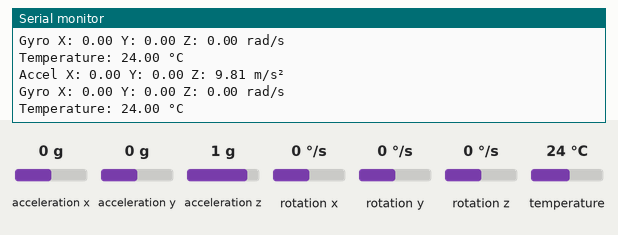
Simulated run of this sketch. Board: Arduino Uno, built with avr-gcc and run on an emulated ATmega328P. On the bench: the last lines printed to the serial monitor. The test bench sets the inputs (shaded band); at power-on: acceleration x 0 g, acceleration y 0 g, acceleration z 1 g, rotation x 0 °/s, rotation y 0 °/s, rotation z 0 °/s, temperature 24 °C.

Above: at 1.3 s.
1.4 s: acceleration x set to -1.4 g
At 2.6 s:
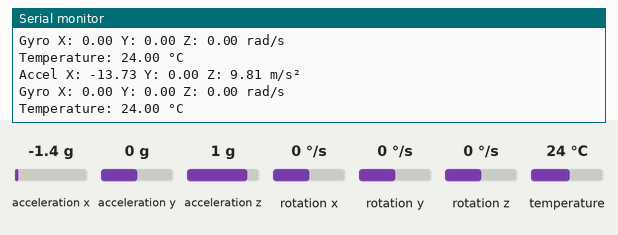
2.9 s: acceleration y set to -1.4 g
At 3.6 s:
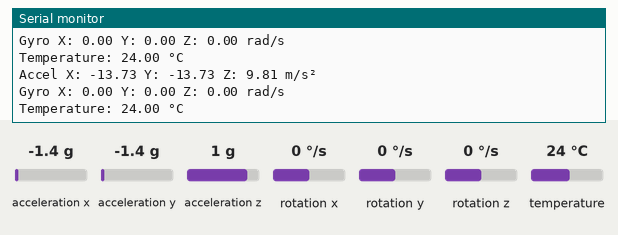
4.4 s: acceleration z set to -1.4 g
At 5.5 s:
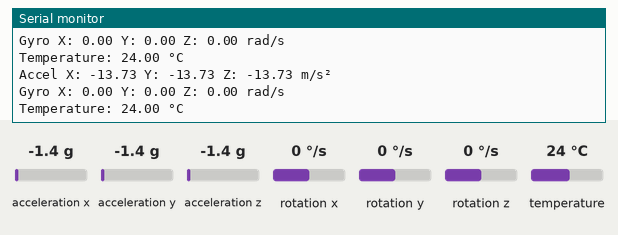
5.9 s: rotation x set to -192 °/s
At 6.5 s:
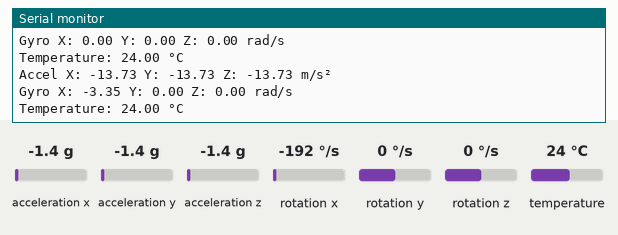
7.4 s: rotation y set to -192 °/s
At 8.5 s:
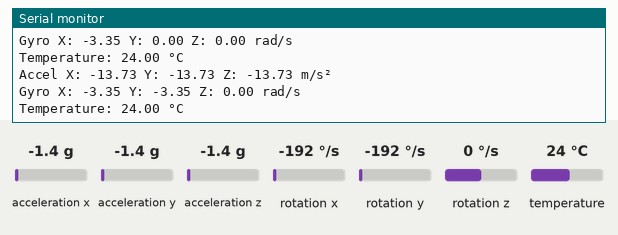

The sketch:

sketch_dec20a_Reading_mpu6050.ino
```cpp
#include <Adafruit_MPU6050.h>
#include <Adafruit_Sensor.h>
#include <Wire.h>

Adafruit_MPU6050 mpu;

void setup(void) {
  Serial.begin(115200);

  if (!mpu.begin()) {
    Serial.println("Failed to find MPU6050 chip");
    while (1) {
      delay(10);
    }
  }

  // Set accelerometer range
  mpu.setAccelerometerRange(MPU6050_RANGE_2_G);

  // Set gyroscope range
  mpu.setGyroRange(MPU6050_RANGE_250_DEG);

  // Set filter bandwidth
  mpu.setFilterBandwidth(MPU6050_BAND_21_HZ);

  delay(100);
}

void loop() {
  sensors_event_t a, g, temp;
  mpu.getEvent(&a, &g, &temp);

  // Acceleration in m/s²
  Serial.print("Accel X: "); Serial.print(a.acceleration.x);
  Serial.print(" Y: "); Serial.print(a.acceleration.y);
  Serial.print(" Z: "); Serial.print(a.acceleration.z);
  Serial.println(" m/s²");

  // Gyroscope in rad/s
  Serial.print("Gyro X: "); Serial.print(g.gyro.x);
  Serial.print(" Y: "); Serial.print(g.gyro.y);
  Serial.print(" Z: "); Serial.print(g.gyro.z);
  Serial.println(" rad/s");
  Serial.print("Temperature: ");
  Serial.print(temp.temperature);
  Serial.println(" °C");
  delay(1000);
}
```

Measured:
- after the input at 1.4 s, the serial monitor: prints a new line after 0.71 s (image 1)
- after the input at 2.9 s, the serial monitor: prints a new line after 0.22 s (image 2)
- after the input at 4.4 s, the serial monitor: prints a new line after 0.73 s (image 3)
- after the input at 5.9 s, the serial monitor: prints a new line after 0.24 s (image 4)
- after the input at 7.4 s, the serial monitor: prints a new line after 0.75 s (image 5)
